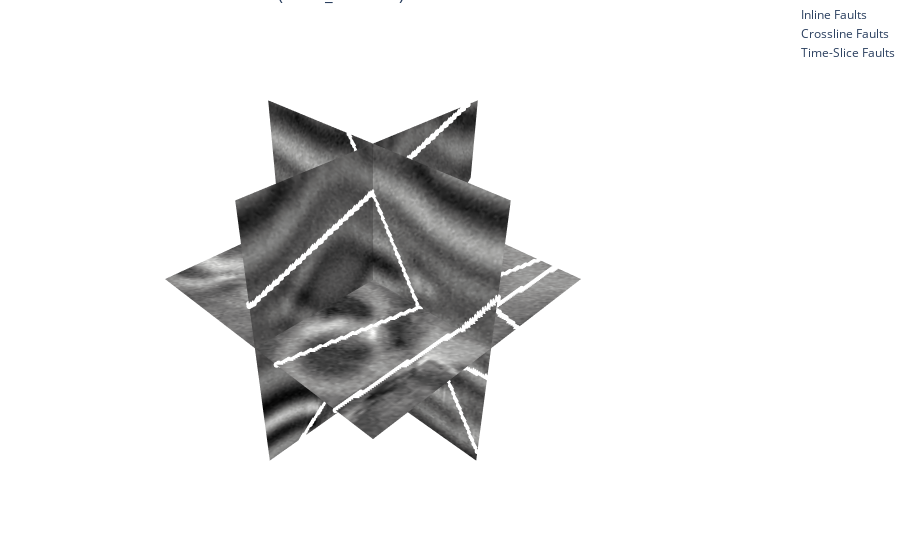

Notebook code for this chart:
### Code cell
# Set mask_mode manually or based on your earlier config

# Start figure
fig = go.Figure()

# 1) Add the seismic grayscale slices (unchanged)
fig.add_trace(go.Surface(
    z=np.tile(np.arange(nz)[::-1], (ny, 1)).T,
    x=np.full((nz, ny), nx // 2),
    y=np.tile(np.arange(ny), (nz, 1)),
    surfacecolor=inline_norm,
    colorscale="Gray", showscale=False
))
fig.add_trace(go.Surface(
    z=np.tile(np.arange(nz)[::-1], (nx, 1)).T,
    x=np.tile(np.arange(nx), (nz, 1)),
    y=np.full((nz, nx), ny // 2),
    surfacecolor=crossline_norm,
    colorscale="Gray", showscale=False
))
fig.add_trace(go.Surface(
    z=np.full((ny, nx), nz // 2),
    x=np.tile(np.arange(nx), (ny, 1)),
    y=np.tile(np.arange(ny).reshape(-1, 1), (1, nx)),
    surfacecolor=np.rot90(timeslice_norm, k=-1),
    colorscale="Gray", showscale=False
))

# 2) Add faults based on mask_mode
def plot_fault_points(slice_mask, axis_index, slice_type, color, label):
    if slice_type == "inline":
        ks, js = np.where(slice_mask)
        fig.add_trace(go.Scatter3d(
            x=np.full_like(ks, axis_index),
            y=js,
            z=nz - 1 - ks,
            mode='markers',
            marker=dict(color=color, size=2),
            name=label
        ))
    elif slice_type == "crossline":
        ks, is_ = np.where(slice_mask)
        fig.add_trace(go.Scatter3d(
            x=is_,
            y=np.full_like(is_, axis_index),
            z=nz - 1 - ks,
            mode='markers',
            marker=dict(color=color, size=2),
            name=label
        ))
    elif slice_type == "timeslice":
        is_, js = np.where(slice_mask)
        fig.add_trace(go.Scatter3d(
            x=is_,
            y=js,
            z=np.full_like(is_, axis_index),
            mode='markers',
            marker=dict(color=color, size=2),
            name=label
        ))

if mask_mode == 0:
    # Binary faults → white
    plot_fault_points(inline_m == 1, nx // 2, "inline", "white", "Inline Faults")
    plot_fault_points(cross_m == 1, ny // 2, "crossline", "white", "Crossline Faults")
    plot_fault_points(timeslice_m == 1, nz // 2, "timeslice", "white", "Time-Slice Faults")

elif mask_mode == 1:
    # Multiclass: 1 = green, 2 = purple
    plot_fault_points(inline_m == 1, nx // 2, "inline", "green", "Inline Normal Faults")
    plot_fault_points(inline_m == 2, nx // 2, "inline", "purple", "Inline Inverse Faults")

    plot_fault_points(cross_m == 1, ny // 2, "crossline", "green", "Crossline Normal Faults")
    plot_fault_points(cross_m == 2, ny // 2, "crossline", "purple", "Crossline Inverse Faults")

    plot_fault_points(timeslice_m == 1, nz // 2, "timeslice", "green", "Time-Slice Normal Faults")
    plot_fault_points(timeslice_m == 2, nz // 2, "timeslice", "purple", "Time-Slice Inverse Faults")

# 3) Layout
fig.update_layout(
    scene=dict(
        xaxis=dict(visible=False),
        yaxis=dict(visible=False),
        zaxis=dict(visible=False),
        aspectmode='data'
    ),
    margin=dict(l=0, r=0, b=0, t=0),
    title=f"3D Fault Visualization — {selected_file} (mask_mode={mask_mode})"
)

fig.show()

### Figure 1 — Plotly figure (JSON) as saved in the notebook; plotly's stock layout.template omitted (floating-point values rounded to 4 significant figures; data arrays with more than 128 entries replaced by an {"elided": "..."} marker saying what was removed)
{"data": [{"colorscale": [[0, "rgb(0, 0, 0)"], [0.09091, "rgb(16, 16, 16)"], [0.1818, "rgb(38, 38, 38)"], [0.2727, "rgb(59, 59, 59)"], [0.3636, "rgb(81, 80, 80)"], [0.4545, "rgb(102, 101, 101)"], [0.5455, "rgb(124, 123, 122)"], [0.6364, "rgb(146, 146, 145)"], [0.7273, "rgb(171, 171, 170)"], [0.8182, "rgb(197, 197, 195)"], [0.9091, "rgb(224, 224, 223)"], [1, "rgb(254, 254, 253)"]], "showscale": false, "surfacecolor": {"elided": "128x128 int values"}, "type": "surface", "x": {"elided": "128x128 int values"}, "y": {"elided": "128x128 int values"}, "z": {"elided": "128x128 int values"}}, {"colorscale": [[0, "rgb(0, 0, 0)"], [0.09091, "rgb(16, 16, 16)"], [0.1818, "rgb(38, 38, 38)"], [0.2727, "rgb(59, 59, 59)"], [0.3636, "rgb(81, 80, 80)"], [0.4545, "rgb(102, 101, 101)"], [0.5455, "rgb(124, 123, 122)"], [0.6364, "rgb(146, 146, 145)"], [0.7273, "rgb(171, 171, 170)"], [0.8182, "rgb(197, 197, 195)"], [0.9091, "rgb(224, 224, 223)"], [1, "rgb(254, 254, 253)"]], "showscale": false, "surfacecolor": {"elided": "128x128 int values"}, "type": "surface", "x": {"elided": "128x128 int values"}, "y": {"elided": "128x128 int values"}, "z": {"elided": "128x128 int values"}}, {"colorscale": [[0, "rgb(0, 0, 0)"], [0.09091, "rgb(16, 16, 16)"], [0.1818, "rgb(38, 38, 38)"], [0.2727, "rgb(59, 59, 59)"], [0.3636, "rgb(81, 80, 80)"], [0.4545, "rgb(102, 101, 101)"], [0.5455, "rgb(124, 123, 122)"], [0.6364, "rgb(146, 146, 145)"], [0.7273, "rgb(171, 171, 170)"], [0.8182, "rgb(197, 197, 195)"], [0.9091, "rgb(224, 224, 223)"], [1, "rgb(254, 254, 253)"]], "showscale": false, "surfacecolor": {"elided": "128x128 int values"}, "type": "surface", "x": {"elided": "128x128 int values"}, "y": {"elided": "128x128 int values"}, "z": {"elided": "128x128 int values"}}, {"marker": {"color": "white", "size": 2}, "mode": "markers", "name": "Inline Faults", "type": "scatter3d", "x": {"elided": "413 int values"}, "y": {"elided": "413 int values"}, "z": {"elided": "413 int values"}}, {"marker": {"color": "white", "size": 2}, "mode": "markers", "name": "Crossline Faults", "type": "scatter3d", "x": {"elided": "375 int values"}, "y": {"elided": "375 int values"}, "z": {"elided": "375 int values"}}, {"marker": {"color": "white", "size": 2}, "mode": "markers", "name": "Time-Slice Faults", "type": "scatter3d", "x": {"elided": "508 int values"}, "y": {"elided": "508 int values"}, "z": {"elided": "508 int values"}}], "layout": {"margin": {"b": 0, "l": 0, "r": 0, "t": 0}, "scene": {"aspectmode": "data", "xaxis": {"visible": false}, "yaxis": {"visible": false}, "zaxis": {"visible": false}}, "title": {"text": "3D Fault Visualization — 5.dat (mask_mode=0)"}}}
